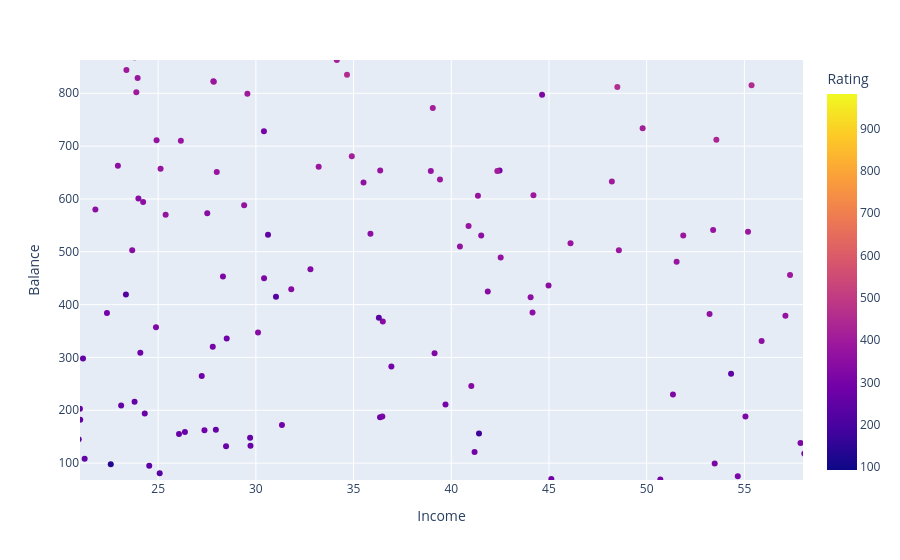

Here is the notebook cell this chart was saved with:
### Markdown cell above
In genere la terza dimensione è **categorica**, cioè con un numero limitato di valori. Se è numerica, cioè con un numero potenzialmente infinito di valori, il plot utilizza una **scala continua**.

### Code cell
px.scatter(df, x='Income', y='Balance', range_x=[21, 58], range_y=[68,863], color='Rating')

### Figure 1 — Plotly figure (JSON) as saved in the notebook; plotly's stock layout.template omitted (floating-point values rounded to 4 significant figures; data arrays with more than 128 entries replaced by an {"elided": "..."} marker saying what was removed)
{"data": [{"hovertemplate": "Income=%{x}<br>Balance=%{y}<br>Rating=%{marker.color}<extra></extra>", "legendgroup": "", "marker": {"color": {"elided": "400 int values"}, "coloraxis": "coloraxis", "symbol": "circle"}, "mode": "markers", "name": "", "orientation": "v", "showlegend": false, "type": "scatter", "x": {"elided": "400 float values"}, "xaxis": "x", "y": {"elided": "400 int values"}, "yaxis": "y"}], "layout": {"coloraxis": {"colorbar": {"title": {"text": "Rating"}}, "colorscale": [[0, "#0d0887"], [0.1111, "#46039f"], [0.2222, "#7201a8"], [0.3333, "#9c179e"], [0.4444, "#bd3786"], [0.5556, "#d8576b"], [0.6667, "#ed7953"], [0.7778, "#fb9f3a"], [0.8889, "#fdca26"], [1, "#f0f921"]]}, "legend": {"tracegroupgap": 0}, "margin": {"t": 60}, "xaxis": {"anchor": "y", "domain": [0, 1], "range": [21, 58], "title": {"text": "Income"}}, "yaxis": {"anchor": "x", "domain": [0, 1], "range": [68, 863], "title": {"text": "Balance"}}}}
